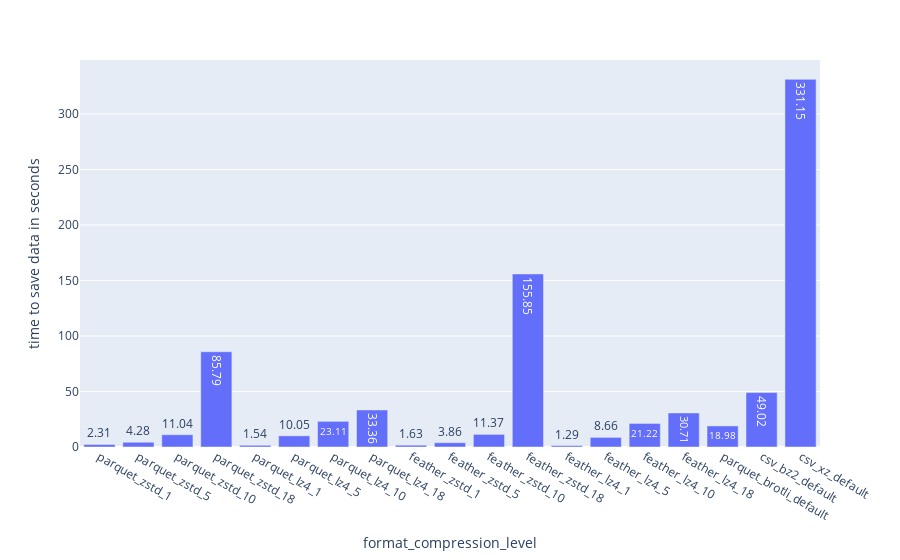

The notebook cell this image was saved under:
### Code cell
fig = px.bar(df_interesting_levels, x="method_compression_with_level", y="save_time", text_auto=True,
             labels={"save_time": "time to save data in seconds",
                     "method_compression_with_level": "format_compression_level"},)
fig.show()
fig.write_image("./plots/pandas_ff_bar_save_time_feather.svg")

### Figure 1 — Plotly figure (JSON) as saved in the notebook; plotly's stock layout.template omitted (floating-point values rounded to 4 significant figures)
{"data": [{"alignmentgroup": "True", "hovertemplate": "format_compression_level=%{x}<br>time to save data in seconds=%{y}<extra></extra>", "legendgroup": "", "marker": {"color": "#636efa", "pattern": {"shape": ""}}, "name": "", "offsetgroup": "", "orientation": "v", "showlegend": false, "textposition": "auto", "texttemplate": "%{y}", "type": "bar", "x": ["parquet_zstd_1", "parquet_zstd_5", "parquet_zstd_10", "parquet_zstd_18", "parquet_lz4_1", "parquet_lz4_5", "parquet_lz4_10", "parquet_lz4_18", "feather_zstd_1", "feather_zstd_5", "feather_zstd_10", "feather_zstd_18", "feather_lz4_1", "feather_lz4_5", "feather_lz4_10", "feather_lz4_18", "parquet_brotli_default", "csv_bz2_default", "csv_xz_default"], "xaxis": "x", "y": [2.31, 4.28, 11.04, 85.79, 1.54, 10.05, 23.11, 33.36, 1.63, 3.86, 11.37, 155.8, 1.29, 8.66, 21.22, 30.71, 18.98, 49.02, 331.1], "yaxis": "y"}], "layout": {"barmode": "relative", "legend": {"tracegroupgap": 0}, "margin": {"t": 60}, "xaxis": {"anchor": "y", "domain": [0, 1], "title": {"text": "format_compression_level"}}, "yaxis": {"anchor": "x", "domain": [0, 1], "title": {"text": "time to save data in seconds"}}}}
